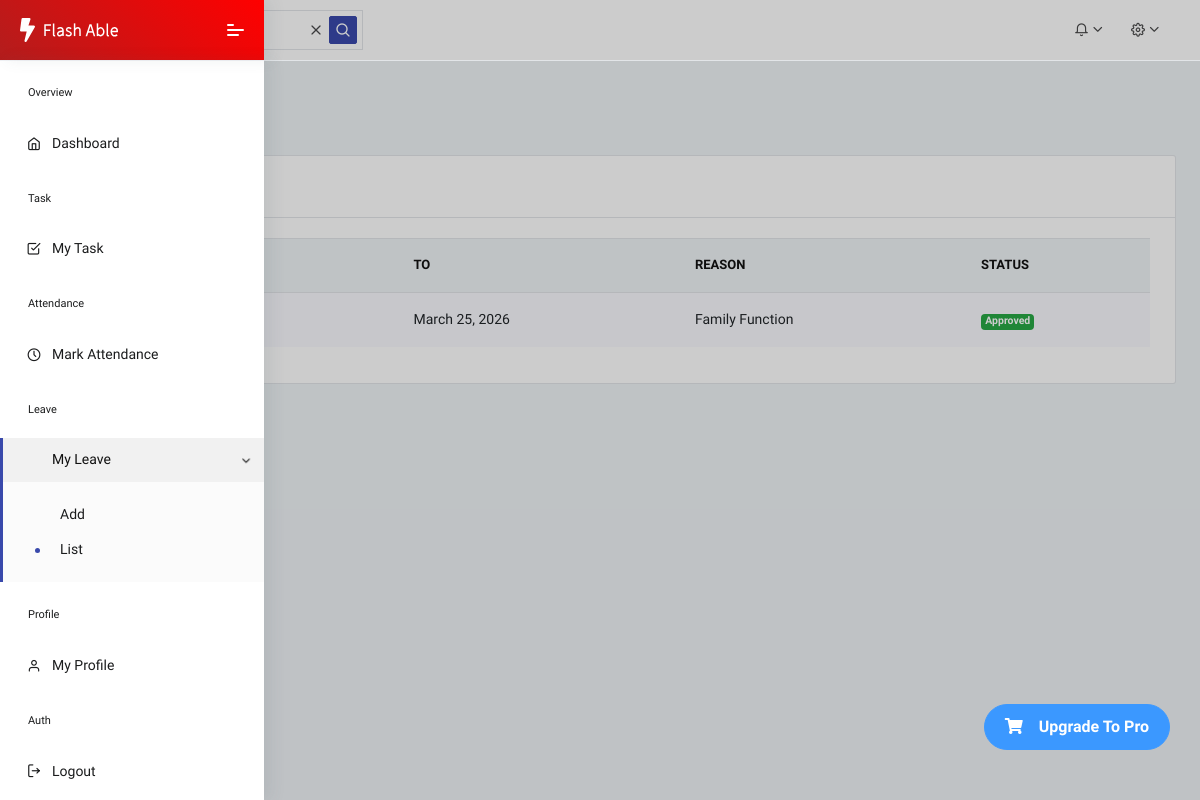
The page /my_leave/ (signed in) on the database as committed earlier.
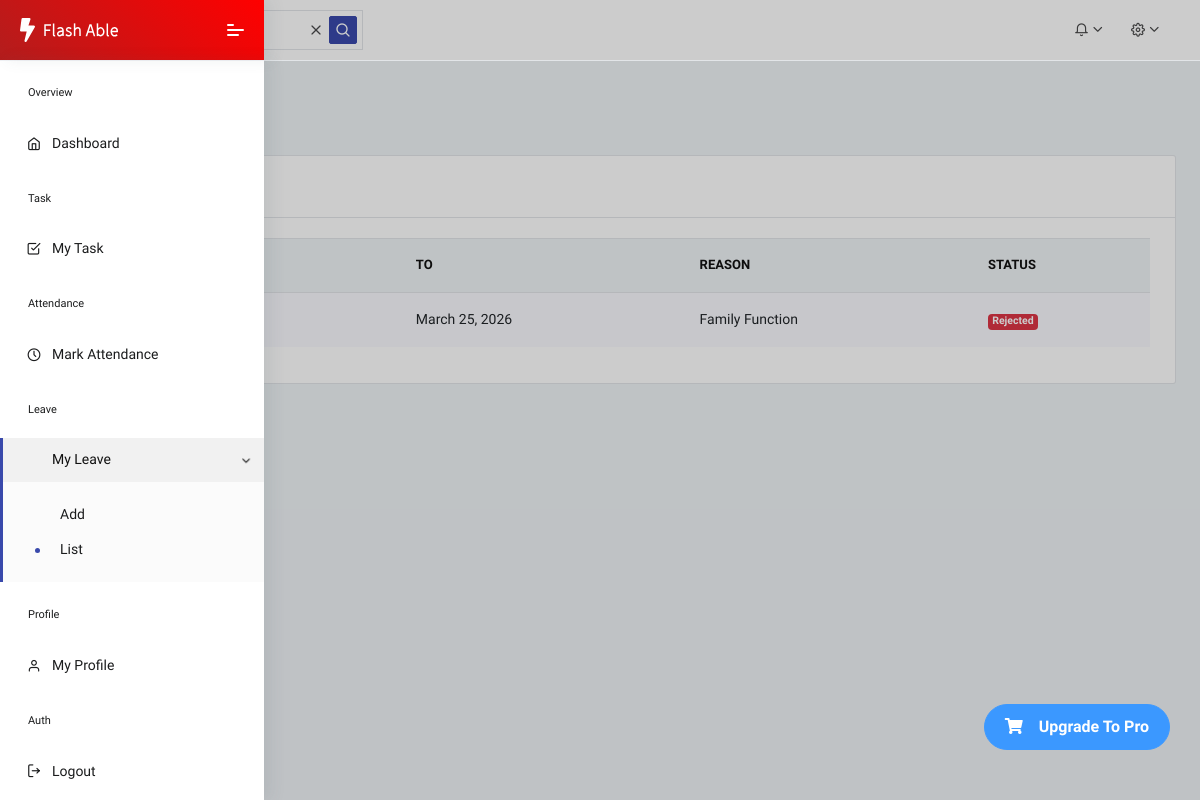
The same page on the database as committed later.
### core/models.py (models this page shows, shortened)
class Leave(models.Model):
    STATUS = [
        ("Pending", "Pending"),
        ("Approved", "Approved"),
        ("Rejected", "Rejected"),
    ]
    employee = models.ForeignKey(User, on_delete=models.CASCADE)
    start_date = models.DateField()
    end_date = models.DateField()
    reason = models.TextField()
    status = models.CharField(
        max_length=20,
        choices=STATUS,
        default="Pending"
    )

### core/views.py (the view)
# urls.py: path('my_leave/', views.my_leave, name='my-leave'),
def my_leave(request):
    leaves = Leave.objects.filter(employee=request.user).order_by('-id')
    context = {
        'leaves' : leaves
    }
    return render(request,'leave/My_leave.html',context)

### core/templates/leave/My_leave.html (shortened to what this page needs)
{% extends 'dashboard/Employee_Dashboard.html' %}
{% load static %}
{% block mein %}
<div class="pcoded-main-container">
    <div class="pcoded-wrapper">
        <div class="pcoded-content">
            <div class="pcoded-inner-content">
                <div class="main-body">
                    <div class="page-wrapper">
                        <div class="page-header">
                            <div class="page-block">
                                <div class="row align-items-center">
                                    <div class="col-md-12">
                                        <div class="page-header-title">
                                            <h5 class="m-b-10">My Leave</h5>
                                        </div>
                                        <ul class="breadcrumb">
                                            <li class="breadcrumb-item"><a href="index.html"></a></li>
                                            <li class="breadcrumb-item"><a href="#!">Leave Information</a></li>
                                        </ul>
                                    </div>
                                </div>
                            </div>
                        </div>
                        <div class="row">
                            <div class="col-xl-12">
                                <div class="card">
                                    <div class="card-header">
                                        <h5>Striped Table</h5>
                                    </div>
                                    <div class="card-body table-border-style">
                                        <div class="table-responsive">
                                            <table class="table table-striped">
                                                <thead>
                                                    <tr>
                                                        <th>From</th>
                                                        <th>To</th>
                                                        <th>Reason</th>
                                                        <th>Status</th>
                                                    </tr>
                                                </thead>
                                                <tbody>
                                                    {% for l in leaves %}
                                                    <tr>
                                                        <td>{{l.start_date}}</td>
                                                        <td>{{l.end_date}}</td>
                                                        <td>{{l.reason}}</td>
                                                        <td>
                                                            {% if l.status == "Pending" %}
                                                            <span class="badge badge-warning">Pending</span>
                                                            {% elif l.status == "Approved" %}
                                                            <span class="badge badge-success">Approved</span>
                                                            {% else %}
                                                            <span class="badge badge-danger">Rejected</span>
                                                            {% endif %}
                                                        </td>
                                                    </tr>
                                                   {% endfor %}
                                                </tbody>
                                            </table>
                                        </div>
                                    </div>
                                </div>
                            </div>
                        </div>
                    </div>
                </div>
            </div>
        </div>
    </div>
</div>
{% endblock %}

Rows that differ between the two databases and show on the page:
changed Leave "Family Function": status "Approved" → "Rejected"
